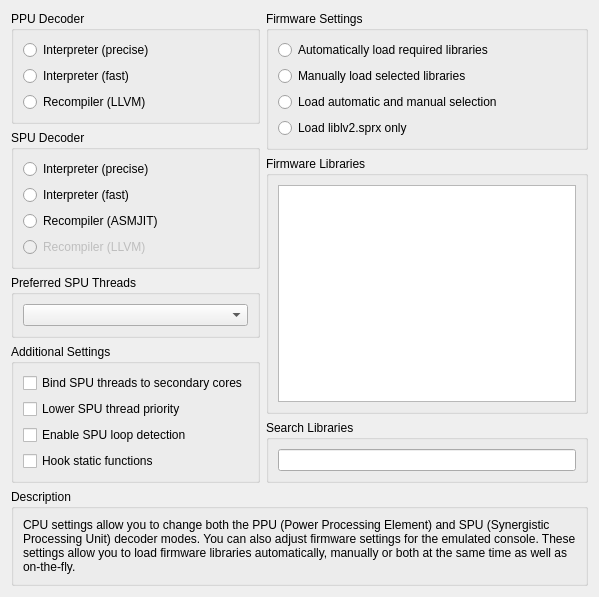
     <widget class="QWidget" name="coreTab">
      <attribute name="title">
       <string>CPU</string>
      </attribute>
      <layout class="QVBoxLayout" name="verticalLayout_10">
       <item>
        <layout class="QHBoxLayout" name="horizontalLayout_2">
         <item>
          <layout class="QVBoxLayout" name="verticalLayout_8">
           <item>
            <widget class="QGroupBox" name="ppu">
             <property name="title">
              <string>PPU Decoder</string>
             </property>
             <layout class="QVBoxLayout" name="verticalLayout_2">
              <item>
               <widget class="QRadioButton" name="ppu_precise">
                <property name="text">
                 <string>Interpreter (precise)</string>
                </property>
               </widget>
              </item>
              <item>
               <widget class="QRadioButton" name="ppu_fast">
                <property name="text">
                 <string>Interpreter (fast)</string>
                </property>
               </widget>
              </item>
              <item>
               <widget class="QRadioButton" name="ppu_llvm">
                <property name="text">
                 <string>Recompiler (LLVM)</string>
                </property>
               </widget>
              </item>
             </layout>
            </widget>
           </item>
           <item>
            <widget class="QGroupBox" name="spu">
             <property name="title">
              <string>SPU Decoder</string>
             </property>
             <layout class="QVBoxLayout" name="verticalLayout_3">
              <item>
               <widget class="QRadioButton" name="spu_precise">
                <property name="text">
                 <string>Interpreter (precise)</string>
                </property>
               </widget>
              </item>
              <item>
               <widget class="QRadioButton" name="spu_fast">
                <property name="text">
                 <string>Interpreter (fast)</string>
                </property>
               </widget>
              </item>
              <item>
               <widget class="QRadioButton" name="spu_asmjit">
                <property name="text">
                 <string>Recompiler (ASMJIT)</string>
                </property>
               </widget>
              </item>
              <item>
               <widget class="QRadioButton" name="spu_llvm">
                <property name="enabled">
                 <bool>false</bool>
                </property>
                <property name="text">
                 <string>Recompiler (LLVM)</string>
                </property>
               </widget>
              </item>
             </layout>
            </widget>
           </item>
           <item>
            <widget class="QGroupBox" name="groupBox_6">
             <property name="title">
              <string>Preferred SPU Threads</string>
             </property>
             <layout class="QVBoxLayout" name="verticalLayout_51">
              <item>
               <widget class="QComboBox" name="preferredSPUThreads"/>
              </item>
             </layout>
            </widget>
           </item>
           <item>
            <widget class="QGroupBox" name="checkboxes">
             <property name="title">
              <string>Additional Settings</string>
             </property>
             <layout class="QVBoxLayout" name="verticalLayout_4">
              <item>
               <widget class="QCheckBox" name="bindSPUThreads">
                <property name="text">
                 <string>Bind SPU threads to secondary cores</string>
                </property>
               </widget>
              </item>
              <item>
               <widget class="QCheckBox" name="lowerSPUThrPrio">
                <property name="text">
                 <string>Lower SPU thread priority</string>
                </property>
               </widget>
              </item>
              <item>
               <widget class="QCheckBox" name="spuLoopDetection">
                <property name="text">
                 <string>Enable SPU loop detection</string>
                </property>
               </widget>
              </item>
              <item>
               <widget class="QCheckBox" name="hookStFunc">
                <property name="text">
                 <string>Hook static functions</string>
                </property>
               </widget>
              </item>
             </layout>
            </widget>
           </item>
          </layout>
         </item>
         <item>
          <layout class="QVBoxLayout" name="verticalLayout_9" stretch="0,1,0">
           <item>
            <widget class="QGroupBox" name="lib_settings">
             <property name="sizePolicy">
              <sizepolicy hsizetype="Preferred" vsizetype="Preferred">
               <horstretch>0</horstretch>
               <verstretch>0</verstretch>
              </sizepolicy>
             </property>
             <property name="title">
              <string>Firmware Settings</string>
             </property>
             <layout class="QVBoxLayout" name="verticalLayout">
              <item>
               <widget class="QRadioButton" name="lib_auto">
                <property name="sizePolicy">
                 <sizepolicy hsizetype="Expanding" vsizetype="Preferred">
                  <horstretch>0</horstretch>
                  <verstretch>0</verstretch>
                 </sizepolicy>
                </property>
                <property name="text">
                 <string>Automatically load required libraries</string>
                </property>
               </widget>
              </item>
              <item>
               <widget class="QRadioButton" name="lib_manu">
                <property name="sizePolicy">
                 <sizepolicy hsizetype="Expanding" vsizetype="Preferred">
                  <horstretch>0</horstretch>
                  <verstretch>0</verstretch>
                 </sizepolicy>
                </property>
                <property name="text">
                 <string>Manually load selected libraries</string>
                </property>
               </widget>
              </item>
              <item>
               <widget class="QRadioButton" name="lib_both">
                <property name="sizePolicy">
                 <sizepolicy hsizetype="Expanding" vsizetype="Preferred">
                  <horstretch>0</horstretch>
                  <verstretch>0</verstretch>
                 </sizepolicy>
                </property>
                <property name="text">
                 <string>Load automatic and manual selection</string>
                </property>
               </widget>
              </item>
              <item>
               <widget class="QRadioButton" name="lib_lv2">
                <property name="sizePolicy">
                 <sizepolicy hsizetype="Expanding" vsizetype="Preferred">
                  <horstretch>0</horstretch>
                  <verstretch>0</verstretch>
                 </sizepolicy>
                </property>
                <property name="text">
                 <string>Load liblv2.sprx only</string>
                </property>
               </widget>
              </item>
             </layout>
            </widget>
           </item>
           <item>
            <widget class="QGroupBox" name="groupBox_28">
             <property name="sizePolicy">
              <sizepolicy hsizetype="Preferred" vsizetype="Preferred">
               <horstretch>0</horstretch>
               <verstretch>0</verstretch>
              </sizepolicy>
             </property>
             <property name="title">
              <string>Firmware Libraries</string>
             </property>
             <layout class="QVBoxLayout" name="verticalLayout_12">
              <item>
               <widget class="QListWidget" name="lleList">
                <property name="sizePolicy">
                 <sizepolicy hsizetype="Preferred" vsizetype="Preferred">
                  <horstretch>0</horstretch>
                  <verstretch>0</verstretch>
                 </sizepolicy>
                </property>
                <property name="selectionMode">
                 <enum>QAbstractItemView::ExtendedSelection</enum>
                </property>
                <property name="viewMode">
                 <enum>QListView::ListMode</enum>
                </property>
               </widget>
              </item>
             </layout>
            </widget>
           </item>
           <item>
            <widget class="QGroupBox" name="groupBox_40">
             <property name="title">
              <string>Search Libraries</string>
             </property>
             <layout class="QVBoxLayout" name="verticalLayout_11">
              <item>
               <widget class="QLineEdit" name="searchBox">
                <property name="sizePolicy">
                 <sizepolicy hsizetype="Preferred" vsizetype="Fixed">
                  <horstretch>0</horstretch>
                  <verstretch>0</verstretch>
                 </sizepolicy>
                </property>
               </widget>
              </item>
             </layout>
            </widget>
           </item>
          </layout>
         </item>
        </layout>
       </item>
       <item>
        <spacer name="verticalSpacer_2">
         <property name="orientation">
          <enum>Qt::Vertical</enum>
         </property>
         <property name="sizeType">
          <enum>QSizePolicy::MinimumExpanding</enum>
         </property>
         <property name="sizeHint" stdset="0">
          <size>
           <width>0</width>
           <height>0</height>
          </size>
         </property>
        </spacer>
       </item>
       <item>
        <widget class="QGroupBox" name="groupBox_41">
         <property name="title">
          <string>Description</string>
         </property>
         <layout class="QVBoxLayout" name="verticalLayout_5">
          <item>
           <widget class="QLabel" name="label_2">
            <property name="text">
             <string>CPU settings allow you to change both the PPU (Power Processing Element) and SPU (Synergistic Processing Unit) decoder modes. You can also adjust firmware settings for the emulated console. These settings allow you to load firmware libraries automatically, manually or both at the same time as well as on-the-fly.</string>
            </property>
            <property name="textFormat">
             <enum>Qt::PlainText</enum>
            </property>
            <property name="alignment">
             <set>Qt::AlignLeading|Qt::AlignLeft|Qt::AlignTop</set>
            </property>
            <property name="wordWrap">
             <bool>true</bool>
            </property>
           </widget>
          </item>
         </layout>
        </widget>
       </item>
      </layout>
     </widget>
